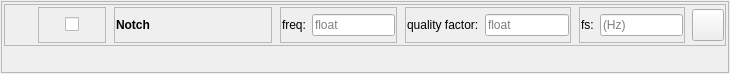
<?xml version="1.0" encoding="UTF-8"?>
<ui version="4.0">
 <class>topLevelForm</class>
 <widget class="QWidget" name="topLevelForm">
  <property name="geometry">
   <rect>
    <x>0</x>
    <y>0</y>
    <width>730</width>
    <height>74</height>
   </rect>
  </property>
  <property name="sizePolicy">
   <sizepolicy hsizetype="Preferred" vsizetype="Minimum">
    <horstretch>0</horstretch>
    <verstretch>0</verstretch>
   </sizepolicy>
  </property>
  <property name="maximumSize">
   <size>
    <width>800</width>
    <height>100</height>
   </size>
  </property>
  <property name="windowTitle">
   <string>Form</string>
  </property>
  <layout class="QVBoxLayout" name="verticalLayout">
   <property name="leftMargin">
    <number>1</number>
   </property>
   <property name="topMargin">
    <number>1</number>
   </property>
   <property name="rightMargin">
    <number>1</number>
   </property>
   <property name="bottomMargin">
    <number>1</number>
   </property>
   <item>
    <widget class="QFrame" name="frame_6">
     <property name="frameShape">
      <enum>QFrame::StyledPanel</enum>
     </property>
     <property name="frameShadow">
      <enum>QFrame::Raised</enum>
     </property>
     <layout class="QVBoxLayout" name="verticalLayout_3">
      <property name="leftMargin">
       <number>1</number>
      </property>
      <property name="topMargin">
       <number>1</number>
      </property>
      <property name="rightMargin">
       <number>1</number>
      </property>
      <property name="bottomMargin">
       <number>1</number>
      </property>
      <item>
       <widget class="QWidget" name="DataProcessorSettingsWidget" native="true">
        <layout class="QHBoxLayout" name="horizontalLayout_10">
         <property name="leftMargin">
          <number>1</number>
         </property>
         <property name="topMargin">
          <number>1</number>
         </property>
         <property name="rightMargin">
          <number>1</number>
         </property>
         <property name="bottomMargin">
          <number>1</number>
         </property>
         <item>
          <widget class="QFrame" name="frame">
           <property name="sizePolicy">
            <sizepolicy hsizetype="Preferred" vsizetype="Minimum">
             <horstretch>0</horstretch>
             <verstretch>0</verstretch>
            </sizepolicy>
           </property>
           <property name="frameShape">
            <enum>QFrame::StyledPanel</enum>
           </property>
           <property name="frameShadow">
            <enum>QFrame::Raised</enum>
           </property>
           <layout class="QHBoxLayout" name="horizontalLayout_12">
            <property name="leftMargin">
             <number>1</number>
            </property>
            <property name="topMargin">
             <number>1</number>
            </property>
            <property name="rightMargin">
             <number>1</number>
            </property>
            <property name="bottomMargin">
             <number>1</number>
            </property>
            <item>
             <widget class="QLabel" name="DataProcessorStateLabel">
              <property name="sizePolicy">
               <sizepolicy hsizetype="Fixed" vsizetype="Minimum">
                <horstretch>0</horstretch>
                <verstretch>0</verstretch>
               </sizepolicy>
              </property>
              <property name="minimumSize">
               <size>
                <width>25</width>
                <height>0</height>
               </size>
              </property>
              <property name="text">
               <string/>
              </property>
             </widget>
            </item>
            <item>
             <widget class="QWidget" name="ActivateCheckboxWidget" native="true">
              <property name="sizePolicy">
               <sizepolicy hsizetype="Fixed" vsizetype="Minimum">
                <horstretch>0</horstretch>
                <verstretch>0</verstretch>
               </sizepolicy>
              </property>
              <property name="minimumSize">
               <size>
                <width>70</width>
                <height>0</height>
               </size>
              </property>
              <layout class="QHBoxLayout" name="horizontalLayout_3">
               <property name="leftMargin">
                <number>1</number>
               </property>
               <property name="topMargin">
                <number>1</number>
               </property>
               <property name="rightMargin">
                <number>1</number>
               </property>
               <property name="bottomMargin">
                <number>1</number>
               </property>
               <item>
                <widget class="QFrame" name="frame_1">
                 <property name="frameShape">
                  <enum>QFrame::StyledPanel</enum>
                 </property>
                 <property name="frameShadow">
                  <enum>QFrame::Raised</enum>
                 </property>
                 <layout class="QHBoxLayout" name="horizontalLayout_7">
                  <property name="leftMargin">
                   <number>1</number>
                  </property>
                  <property name="topMargin">
                   <number>1</number>
                  </property>
                  <property name="rightMargin">
                   <number>1</number>
                  </property>
                  <property name="bottomMargin">
                   <number>1</number>
                  </property>
                  <item alignment="Qt::AlignHCenter|Qt::AlignVCenter">
                   <widget class="QCheckBox" name="ActivateDataProcessorCheckbox">
                    <property name="layoutDirection">
                     <enum>Qt::RightToLeft</enum>
                    </property>
                    <property name="text">
                     <string/>
                    </property>
                   </widget>
                  </item>
                 </layout>
                </widget>
               </item>
              </layout>
             </widget>
            </item>
            <item>
             <widget class="QWidget" name="dataProessorNameWidget" native="true">
              <property name="sizePolicy">
               <sizepolicy hsizetype="Fixed" vsizetype="Minimum">
                <horstretch>0</horstretch>
                <verstretch>0</verstretch>
               </sizepolicy>
              </property>
              <property name="minimumSize">
               <size>
                <width>160</width>
                <height>0</height>
               </size>
              </property>
              <layout class="QHBoxLayout" name="horizontalLayout_2">
               <property name="leftMargin">
                <number>1</number>
               </property>
               <property name="topMargin">
                <number>1</number>
               </property>
               <property name="rightMargin">
                <number>1</number>
               </property>
               <property name="bottomMargin">
                <number>1</number>
               </property>
               <item>
                <widget class="QFrame" name="frame_2">
                 <property name="frameShape">
                  <enum>QFrame::StyledPanel</enum>
                 </property>
                 <property name="frameShadow">
                  <enum>QFrame::Raised</enum>
                 </property>
                 <layout class="QHBoxLayout" name="horizontalLayout_4">
                  <property name="leftMargin">
                   <number>1</number>
                  </property>
                  <property name="topMargin">
                   <number>1</number>
                  </property>
                  <property name="rightMargin">
                   <number>1</number>
                  </property>
                  <property name="bottomMargin">
                   <number>1</number>
                  </property>
                  <item>
                   <widget class="QLabel" name="dataProcessorNameLabel">
                    <property name="enabled">
                     <bool>true</bool>
                    </property>
                    <property name="sizePolicy">
                     <sizepolicy hsizetype="Expanding" vsizetype="Fixed">
                      <horstretch>0</horstretch>
                      <verstretch>0</verstretch>
                     </sizepolicy>
                    </property>
                    <property name="minimumSize">
                     <size>
                      <width>0</width>
                      <height>32</height>
                     </size>
                    </property>
                    <property name="maximumSize">
                     <size>
                      <width>200</width>
                      <height>32</height>
                     </size>
                    </property>
                    <property name="font">
                     <font>
                      <bold>true</bold>
                     </font>
                    </property>
                    <property name="text">
                     <string>Notch</string>
                    </property>
                   </widget>
                  </item>
                 </layout>
                </widget>
               </item>
              </layout>
             </widget>
            </item>
            <item>
             <widget class="QWidget" name="w0Widget" native="true">
              <property name="sizePolicy">
               <sizepolicy hsizetype="Preferred" vsizetype="Minimum">
                <horstretch>0</horstretch>
                <verstretch>0</verstretch>
               </sizepolicy>
              </property>
              <layout class="QHBoxLayout" name="horizontalLayout_5">
               <property name="leftMargin">
                <number>1</number>
               </property>
               <property name="topMargin">
                <number>1</number>
               </property>
               <property name="rightMargin">
                <number>1</number>
               </property>
               <property name="bottomMargin">
                <number>1</number>
               </property>
               <item>
                <widget class="QFrame" name="frame_3">
                 <property name="frameShape">
                  <enum>QFrame::StyledPanel</enum>
                 </property>
                 <property name="frameShadow">
                  <enum>QFrame::Raised</enum>
                 </property>
                 <layout class="QHBoxLayout" name="horizontalLayout_8">
                  <property name="leftMargin">
                   <number>1</number>
                  </property>
                  <property name="topMargin">
                   <number>1</number>
                  </property>
                  <property name="rightMargin">
                   <number>1</number>
                  </property>
                  <property name="bottomMargin">
                   <number>1</number>
                  </property>
                  <item>
                   <widget class="QLabel" name="w0Lable">
                    <property name="text">
                     <string>freq:</string>
                    </property>
                   </widget>
                  </item>
                  <item>
                   <widget class="QLineEdit" name="w0LineEdit">
                    <property name="inputMask">
                     <string/>
                    </property>
                    <property name="text">
                     <string/>
                    </property>
                    <property name="placeholderText">
                     <string>float</string>
                    </property>
                   </widget>
                  </item>
                 </layout>
                </widget>
               </item>
              </layout>
             </widget>
            </item>
            <item>
             <widget class="QWidget" name="QWidget" native="true">
              <property name="sizePolicy">
               <sizepolicy hsizetype="Preferred" vsizetype="Minimum">
                <horstretch>0</horstretch>
                <verstretch>0</verstretch>
               </sizepolicy>
              </property>
              <layout class="QHBoxLayout" name="horizontalLayout_11">
               <property name="leftMargin">
                <number>1</number>
               </property>
               <property name="topMargin">
                <number>1</number>
               </property>
               <property name="rightMargin">
                <number>1</number>
               </property>
               <property name="bottomMargin">
                <number>1</number>
               </property>
               <item>
                <widget class="QFrame" name="frame_5">
                 <property name="frameShape">
                  <enum>QFrame::StyledPanel</enum>
                 </property>
                 <property name="frameShadow">
                  <enum>QFrame::Raised</enum>
                 </property>
                 <layout class="QHBoxLayout" name="horizontalLayout_9">
                  <property name="leftMargin">
                   <number>1</number>
                  </property>
                  <property name="topMargin">
                   <number>1</number>
                  </property>
                  <property name="rightMargin">
                   <number>1</number>
                  </property>
                  <property name="bottomMargin">
                   <number>1</number>
                  </property>
                  <item>
                   <widget class="QLabel" name="QLabel">
                    <property name="text">
                     <string>quality factor:</string>
                    </property>
                   </widget>
                  </item>
                  <item>
                   <widget class="QLineEdit" name="QLineEdit">
                    <property name="text">
                     <string/>
                    </property>
                    <property name="placeholderText">
                     <string>float</string>
                    </property>
                   </widget>
                  </item>
                 </layout>
                </widget>
               </item>
              </layout>
             </widget>
            </item>
            <item>
             <widget class="QWidget" name="fsWidget" native="true">
              <property name="sizePolicy">
               <sizepolicy hsizetype="Preferred" vsizetype="Minimum">
                <horstretch>0</horstretch>
                <verstretch>0</verstretch>
               </sizepolicy>
              </property>
              <layout class="QHBoxLayout" name="horizontalLayout_6">
               <property name="leftMargin">
                <number>1</number>
               </property>
               <property name="topMargin">
                <number>1</number>
               </property>
               <property name="rightMargin">
                <number>1</number>
               </property>
               <property name="bottomMargin">
                <number>1</number>
               </property>
               <item>
                <widget class="QFrame" name="frame_4">
                 <property name="frameShape">
                  <enum>QFrame::StyledPanel</enum>
                 </property>
                 <property name="frameShadow">
                  <enum>QFrame::Raised</enum>
                 </property>
                 <layout class="QHBoxLayout" name="horizontalLayout">
                  <property name="leftMargin">
                   <number>1</number>
                  </property>
                  <property name="topMargin">
                   <number>1</number>
                  </property>
                  <property name="rightMargin">
                   <number>1</number>
                  </property>
                  <property name="bottomMargin">
                   <number>1</number>
                  </property>
                  <item>
                   <widget class="QLabel" name="fsLabel">
                    <property name="text">
                     <string>fs:</string>
                    </property>
                   </widget>
                  </item>
                  <item>
                   <widget class="QLineEdit" name="fsLineEdit">
                    <property name="text">
                     <string/>
                    </property>
                    <property name="placeholderText">
                     <string>(Hz)</string>
                    </property>
                   </widget>
                  </item>
                 </layout>
                </widget>
               </item>
              </layout>
             </widget>
            </item>
            <item>
             <widget class="QPushButton" name="removeDataProcessorBtn">
              <property name="sizePolicy">
               <sizepolicy hsizetype="Fixed" vsizetype="Minimum">
                <horstretch>0</horstretch>
                <verstretch>0</verstretch>
               </sizepolicy>
              </property>
              <property name="minimumSize">
               <size>
                <width>32</width>
                <height>32</height>
               </size>
              </property>
              <property name="maximumSize">
               <size>
                <width>32</width>
                <height>32</height>
               </size>
              </property>
              <property name="text">
               <string/>
              </property>
             </widget>
            </item>
           </layout>
          </widget>
         </item>
        </layout>
       </widget>
      </item>
      <item>
       <widget class="QWidget" name="DataProcessorEvokeMessageWidget" native="true">
        <layout class="QHBoxLayout" name="horizontalLayout_13">
         <property name="leftMargin">
          <number>1</number>
         </property>
         <property name="topMargin">
          <number>1</number>
         </property>
         <property name="rightMargin">
          <number>1</number>
         </property>
         <property name="bottomMargin">
          <number>1</number>
         </property>
         <item>
          <widget class="QLabel" name="DataProcessorEvokeMessageLabel">
           <property name="text">
            <string/>
           </property>
          </widget>
         </item>
        </layout>
       </widget>
      </item>
     </layout>
    </widget>
   </item>
  </layout>
 </widget>
 <resources/>
 <connections/>
</ui>
